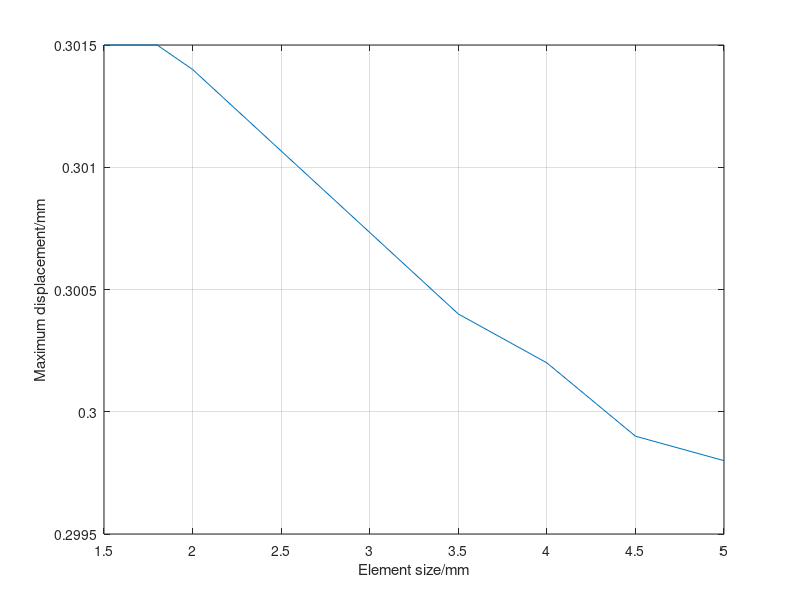

The MATLAB source for this figure:
%% reliability of finite element analysis

x = [1.5,1.8,2,3.5,4,4.5,5];
displacement = [0.3015,0.3015,0.3014,0.3004,0.3002,0.2999,0.2998];
plot(x,displacement);
xlabel("Element size/mm");
ylabel("Maximum displacement/mm");
grid on
